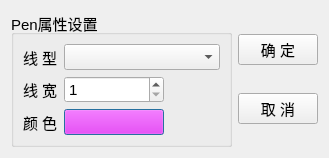
<?xml version="1.0" encoding="UTF-8"?>
<ui version="4.0">
 <class>QWDialogPen</class>
 <widget class="QDialog" name="QWDialogPen">
  <property name="geometry">
   <rect>
    <x>0</x>
    <y>0</y>
    <width>329</width>
    <height>150</height>
   </rect>
  </property>
  <property name="font">
   <font>
    <pointsize>11</pointsize>
   </font>
  </property>
  <property name="windowTitle">
   <string>QPen属性设置对话框</string>
  </property>
  <layout class="QHBoxLayout" name="horizontalLayout">
   <item>
    <widget class="QGroupBox" name="groupBox">
     <property name="title">
      <string>Pen属性设置</string>
     </property>
     <layout class="QGridLayout" name="gridLayout">
      <item row="0" column="0">
       <widget class="QLabel" name="label">
        <property name="text">
         <string>线 型</string>
        </property>
       </widget>
      </item>
      <item row="4" column="2">
       <spacer name="horizontalSpacer_2">
        <property name="orientation">
         <enum>Qt::Horizontal</enum>
        </property>
        <property name="sizeHint" stdset="0">
         <size>
          <width>98</width>
          <height>20</height>
         </size>
        </property>
       </spacer>
      </item>
      <item row="2" column="2">
       <spacer name="horizontalSpacer">
        <property name="orientation">
         <enum>Qt::Horizontal</enum>
        </property>
        <property name="sizeHint" stdset="0">
         <size>
          <width>98</width>
          <height>20</height>
         </size>
        </property>
       </spacer>
      </item>
      <item row="2" column="1">
       <widget class="QSpinBox" name="spinWidth">
        <property name="minimumSize">
         <size>
          <width>100</width>
          <height>0</height>
         </size>
        </property>
        <property name="minimum">
         <number>1</number>
        </property>
        <property name="maximum">
         <number>100</number>
        </property>
       </widget>
      </item>
      <item row="4" column="0">
       <widget class="QLabel" name="label_3">
        <property name="text">
         <string>颜 色</string>
        </property>
       </widget>
      </item>
      <item row="2" column="0">
       <widget class="QLabel" name="label_2">
        <property name="text">
         <string>线 宽</string>
        </property>
       </widget>
      </item>
      <item row="0" column="1" colspan="2">
       <widget class="QComboBox" name="comboPenStyle"/>
      </item>
      <item row="1" column="1">
       <spacer name="verticalSpacer">
        <property name="orientation">
         <enum>Qt::Vertical</enum>
        </property>
        <property name="sizeHint" stdset="0">
         <size>
          <width>20</width>
          <height>40</height>
         </size>
        </property>
       </spacer>
      </item>
      <item row="3" column="1">
       <spacer name="verticalSpacer_2">
        <property name="orientation">
         <enum>Qt::Vertical</enum>
        </property>
        <property name="sizeHint" stdset="0">
         <size>
          <width>20</width>
          <height>40</height>
         </size>
        </property>
       </spacer>
      </item>
      <item row="4" column="1">
       <widget class="QPushButton" name="btnColor">
        <property name="autoFillBackground">
         <bool>false</bool>
        </property>
        <property name="styleSheet">
         <string notr="true">background-color: rgb(255, 0, 255);</string>
        </property>
        <property name="text">
         <string/>
        </property>
        <property name="flat">
         <bool>false</bool>
        </property>
       </widget>
      </item>
     </layout>
    </widget>
   </item>
   <item>
    <layout class="QVBoxLayout" name="verticalLayout">
     <item>
      <spacer name="verticalSpacer_5">
       <property name="orientation">
        <enum>Qt::Vertical</enum>
       </property>
       <property name="sizeHint" stdset="0">
        <size>
         <width>20</width>
         <height>40</height>
        </size>
       </property>
      </spacer>
     </item>
     <item>
      <widget class="QPushButton" name="btnOK">
       <property name="text">
        <string>确 定</string>
       </property>
      </widget>
     </item>
     <item>
      <spacer name="verticalSpacer_4">
       <property name="orientation">
        <enum>Qt::Vertical</enum>
       </property>
       <property name="sizeHint" stdset="0">
        <size>
         <width>20</width>
         <height>40</height>
        </size>
       </property>
      </spacer>
     </item>
     <item>
      <widget class="QPushButton" name="btnCancel">
       <property name="text">
        <string>取 消</string>
       </property>
      </widget>
     </item>
     <item>
      <spacer name="verticalSpacer_3">
       <property name="orientation">
        <enum>Qt::Vertical</enum>
       </property>
       <property name="sizeHint" stdset="0">
        <size>
         <width>20</width>
         <height>40</height>
        </size>
       </property>
      </spacer>
     </item>
    </layout>
   </item>
  </layout>
 </widget>
 <resources/>
 <connections>
  <connection>
   <sender>btnOK</sender>
   <signal>clicked()</signal>
   <receiver>QWDialogPen</receiver>
   <slot>accept()</slot>
   <hints>
    <hint type="sourcelabel">
     <x>337</x>
     <y>51</y>
    </hint>
    <hint type="destinationlabel">
     <x>191</x>
     <y>79</y>
    </hint>
   </hints>
  </connection>
  <connection>
   <sender>btnCancel</sender>
   <signal>clicked()</signal>
   <receiver>QWDialogPen</receiver>
   <slot>reject()</slot>
   <hints>
    <hint type="sourcelabel">
     <x>337</x>
     <y>111</y>
    </hint>
    <hint type="destinationlabel">
     <x>191</x>
     <y>79</y>
    </hint>
   </hints>
  </connection>
 </connections>
</ui>
